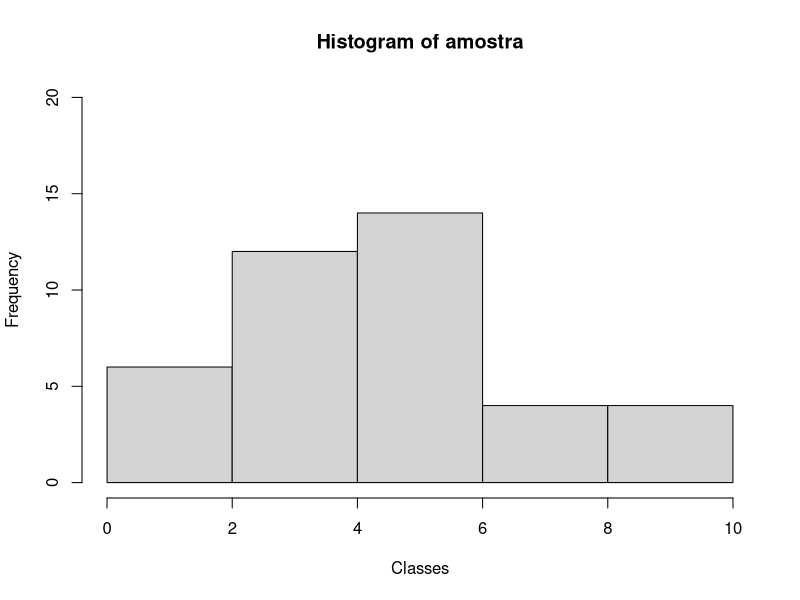
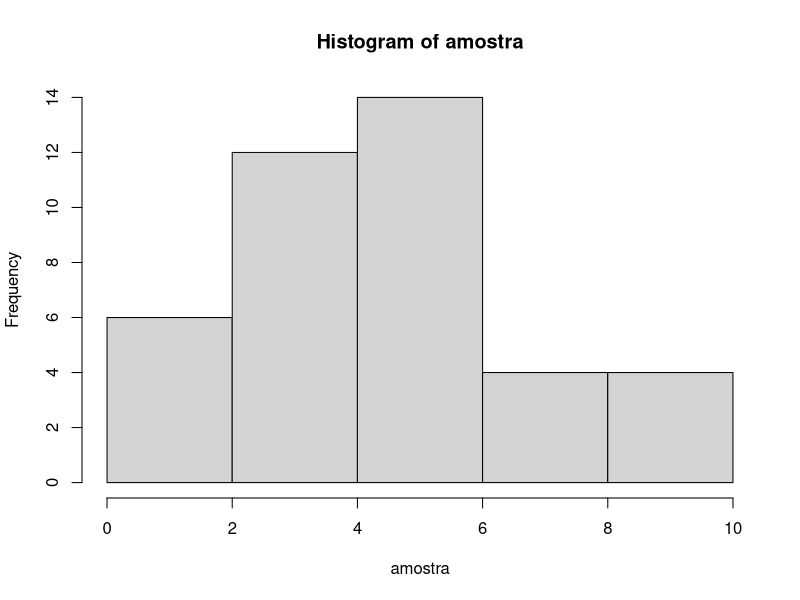

Generate these figures, in order, with R:
#Exercício 11 da Apostila 1

#Amostra de 40 elementos
amostra <- c(3.67, 5.36, 5.28, 0.90,  
             1.82, 3.96, 5.41, 5.09,  
             3.73, 6.54, 7.77, 4.07,
             4.10, 5.84, 4.65, 8.67,
             4.30, 7.35, 1.88, 0.90,
             1.28, 3.63, 2.12, 6.67,
             8.14, 2.93, 4.26, 8.96,
             2.43, 2.82, 2.78, 4.00,
             4.17, 8.45, 5.54, 2.00,
             2.88, 4.15, 6.00, 2.01)

### Agrupe os dados em uma distribuição de frequências, considerando o limite
### inferior igual a zero, o superior igual a 10 e utilizando cinco classes de mesma 
### Amplitude
#Premissas:
# Li = 0
# Ls = 10

summary(amostra)

#Amplitude - h
h <- (max(amostra) - min(amostra))

#Classes de mesma amplitude, (h/5) = 1,612 -> h=2
#seq() cria as cinco classes com amplitude h=2 com Li e Ls
k <- seq(0,10, by=(round(h/5)))

#Agrupa os dados na classe criada
#com o comando cut()
class <- cut(amostra, k)

#table() reproduz a classificacao da tabela
table(class)
#reproduz a mesma classificacao da tabela de uma forma melhor
transform(table(class))
#cria um objeto para essa tabela
Freq <- transform(table(class))

#Cria a coluna de Frequencia Relativa e
# as Colunas de Frequencia acumulativas
Freq.sum <- transform(Freq, Cum_Freq=cumsum(Freq), Rel_Freq=prop.table(Freq), Cum_RFreq=cumsum(prop.table(Freq)))

Freq.sum
str(Freq.sum)

### Contrua um histograma de frequencias relativas
hist(amostra, breaks = k, xlab = "Classes", ylim = c(0,20))
### ou pode ser feito assim tb 
hist(amostra, breaks = 5)

# Una os pontos médios de cada retangulo, obtendo o poligono de frequencias
# relativas e classique o conjunto quando a assimetria